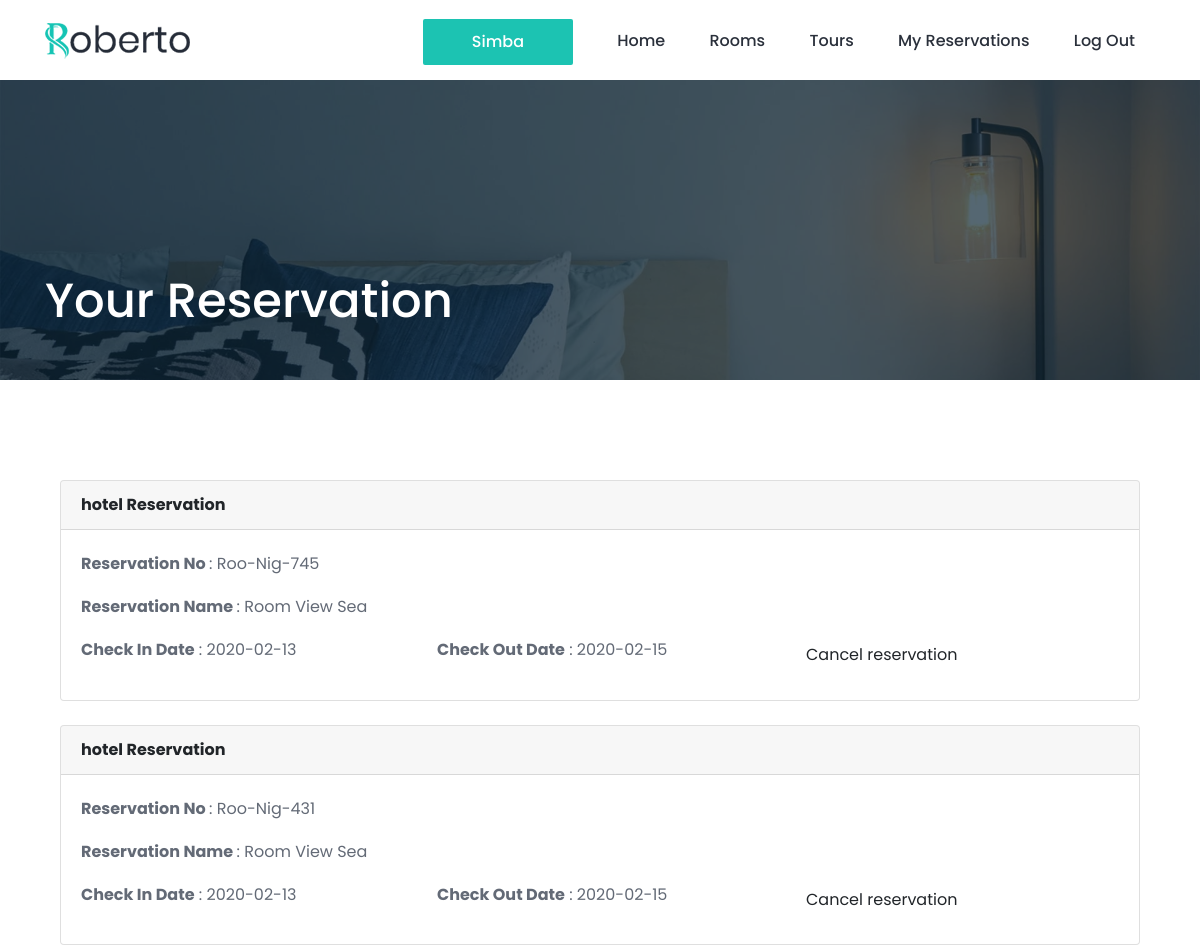
/account/index.php?reservations (signed in, upper part), run on an earlier commit of the app's database.
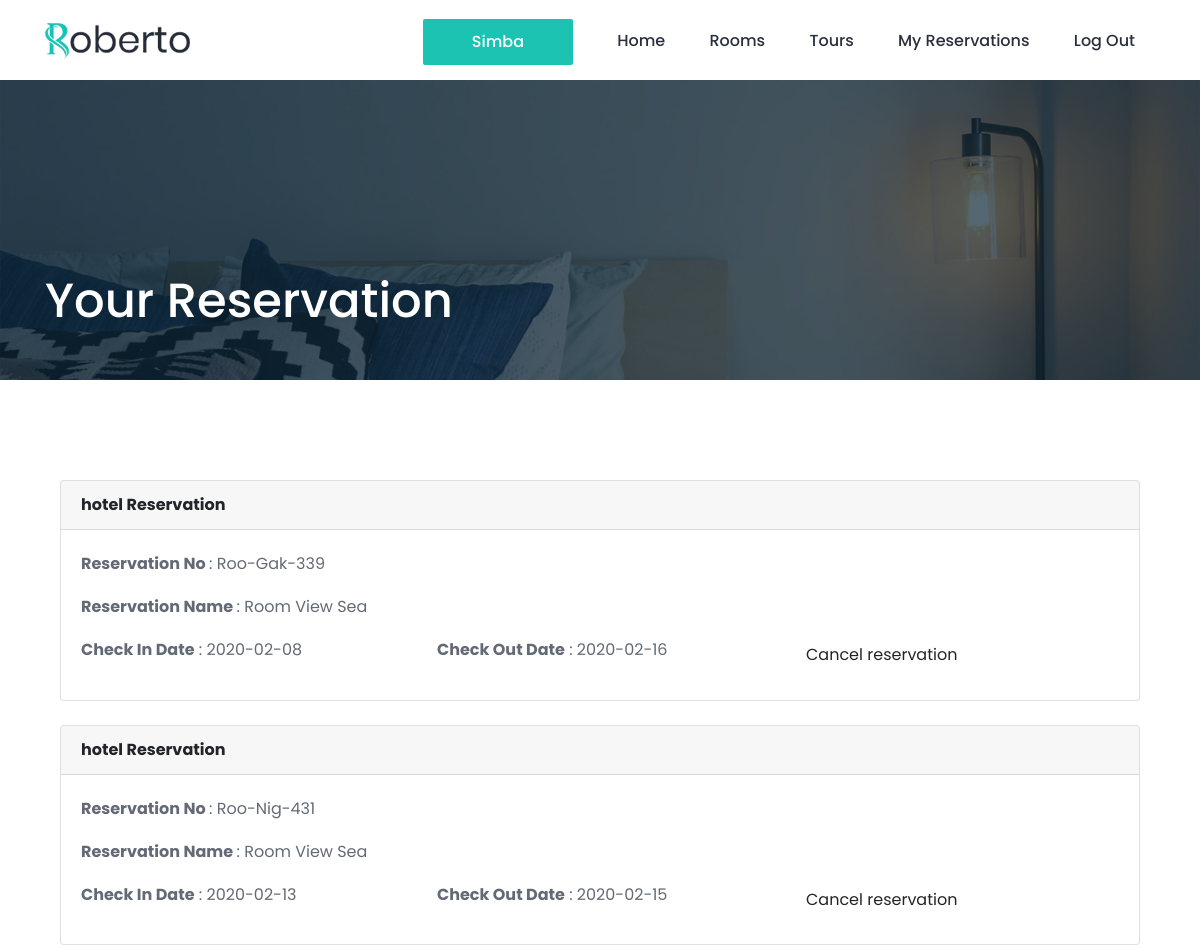
And on a later commit of the database.
### tables this page shows
CREATE TABLE `reservation` (
  `res_id` int(11) NOT NULL,
  `res_data` varchar(255) DEFAULT NULL,
  `client_id` int(11) NOT NULL,
  `room_id` int(11) NOT NULL,
  `check_in` varchar(40) NOT NULL,
  `check_out` varchar(40) NOT NULL,
  `res_date` timestamp NOT NULL DEFAULT current_timestamp() ON UPDATE current_timestamp(),
  `client_names` varchar(255) NOT NULL,
  `card_no` int(50) NOT NULL,
  `client_mail` varchar(100) NOT NULL,
  `res_stat` varchar(10) DEFAULT NULL
);

CREATE TABLE `hotel_tour` (
  `hotel_id` int(40) NOT NULL,
  `username` text NOT NULL,
  `email` text NOT NULL,
  `role` text NOT NULL,
  `password` varchar(255) NOT NULL,
  `contact` int(15) NOT NULL,
  `profile` text NOT NULL,
  `hotel_name` text NOT NULL,
  `origin` text NOT NULL,
  `location` text NOT NULL,
  `standard` text NOT NULL,
  `manager` text NOT NULL,
  `status` int(11) NOT NULL,
  `reg_date` timestamp NOT NULL DEFAULT current_timestamp() ON UPDATE current_timestamp(),
  `hotel_approv` int(10) NOT NULL
);

CREATE TABLE `rooms` (
  `room_id` int(11) NOT NULL,
  `room_name` text NOT NULL,
  `hotel_id` int(11) NOT NULL,
  `room_beds` text NOT NULL,
  `room_capacity` text NOT NULL,
  `room_price` text NOT NULL,
  `room_status` text NOT NULL,
  `room_service` text NOT NULL,
  `room_pic_1` text NOT NULL,
  `room_pic_2` text NOT NULL,
  `room_pic_3` text NOT NULL,
  `room_pic_4` text NOT NULL,
  `category` longtext NOT NULL
);

### account/my_reservations.php (the view, shortened to what this page needs)
<div class="breadcrumb-area bg-img bg-overlay jarallax" style="background-image: url(../img/bg-img/16.jpg);">
    <div class="container h-100">
        <div class="row h-100 align-items-end">
            <div class="col-12">
                <div class="breadcrumb-content d-flex align-items-center justify-content-between pb-5">
                    <h2 class="room-title">Your Reservation</h2>
                </div>
            </div>
        </div>
    </div>
</div>
<div class="roberto-rooms-area section-padding-100-0">
    <div class="container">
        <div class="row">
            <div class="col-12 col-lg-12">
                <div class="room-service mb-50">
                    <div class="col-lg-12 ">
                    <?php
                        $sql5=" SELECT reservation.res_id,reservation.res_data,reservation.res_date,reservation.check_in,reservation.check_out,reservation.client_names,hotel_tour.hotel_id,hotel_tour.hotel_name,hotel_tour.role,rooms.room_id,rooms.room_name,rooms.room_price
                            FROM reservation,hotel_tour,rooms
                            WHERE reservation.room_id=rooms.room_id AND rooms.hotel_id=hotel_tour.hotel_id AND reservation.client_id=$client_id ORDER BY reservation.res_id DESC ";
                            $result5=$conn->query($sql5);
                                while ($row5 = $result5->fetch_assoc()) {
                                $reserv_no=$row5['res_data'];
                                $check_in_date=$row5['check_in'];
                                $check_out_date=$row5['check_out'];
                                $cat_name=$row5['role'];
                                $r_name=$row5['room_name'];
                    ?>
                <div class="card">
                  <div class="card-header">
                        <strong><?php echo $cat_name ?> Reservation</strong>
                  </div>
                  <div class="card-body">
                    <p><strong>Reservation No </strong> : <?php echo $reserv_no ?></p>
                    <p><strong>Reservation Name </strong> : <?php echo $r_name ?></p>
                    <div class="row">
                        <div class="col-lg-4">
                            <p><strong>Check In Date</strong> : <?php echo $check_in_date ?> </p>
                        </div>
                        <div class="col-lg-4">
                            <p><strong>Check Out Date</strong> : <?php echo $check_out_date ?></p>
                        </div>
                        <div class="col-lg-4">
                            <form action="index.php?reservation_deny" method="post">
                                <button type="submit" class="btn view-detail-btn">Cancel reservation</button >
                            </form>
                        </div>
                    </div>
                  </div>
                </div>
                <br>
                <?php
                  }
                  ?>
            </div>
        </div>
    </div>
</div>
</div>

What changed in the data, as far as the page shows it:
removed reservation: hotel_tour.role "hotel", res_data "Roo-Nig-745", room.room_name "Room View Sea", check_in "2020-02-13", check_out "2020-02-15"
added reservation: hotel_tour.role "hotel", res_data "Roo-Gak-339", room.room_name "Room View Sea", check_in "2020-02-08", check_out "2020-02-16"
